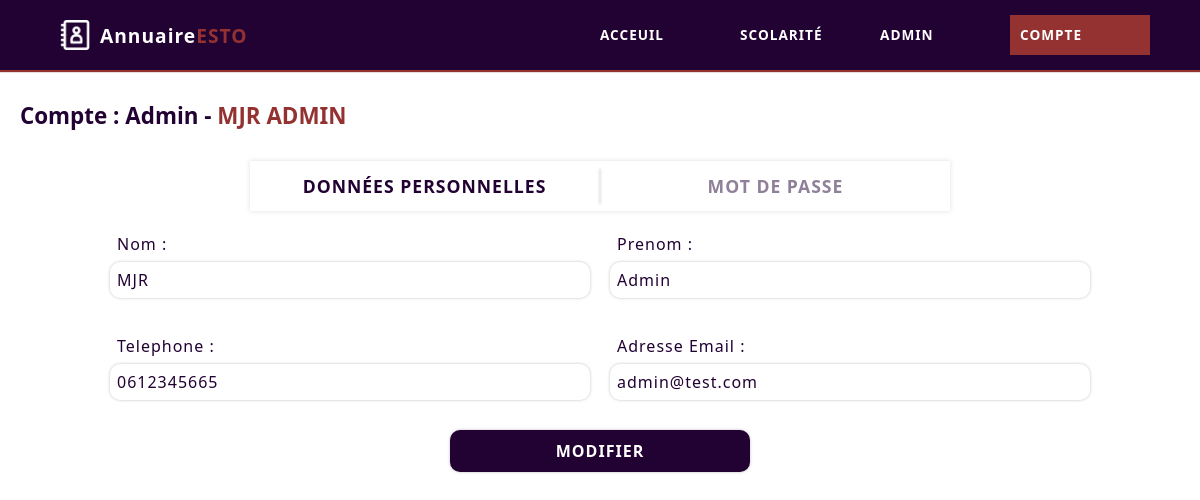
The app's page /Application/home/account.php (signed in) with its own data.
### tables this page shows
CREATE TABLE `user` (
  `user_id` int(11) NOT NULL,
  `nom` varchar(30) NOT NULL,
  `prenom` varchar(30) NOT NULL,
  `description` varchar(2) NOT NULL,
  `telephone` varchar(10) NOT NULL,
  `email` varchar(100) NOT NULL,
  `password` varchar(100) NOT NULL,
  `created_at` timestamp NOT NULL DEFAULT current_timestamp(),
  `verified` tinyint(1) NOT NULL DEFAULT 0
);

### Application/config/modify-messages.php (called while the page is built, shortened)
<?php
    $errorType = $error = $succes = '';
?>

### Application/config/functions.php (called while the page is built, shortened)
<?php
    function getConnection() {
        $dsn = 'mysql:host=localhost;dbname=annuaireESTO';
		$pdo = new PDO($dsn, 'root', '');
		$pdo->setAttribute(PDO::ATTR_DEFAULT_FETCH_MODE, PDO::FETCH_ASSOC);
        return $pdo;
    }
    function getUserBy($value, $column = 'user_id') {
        $pdo = getConnection();
        $query = "select * from user where $column = ?";
        $stmt = $pdo->prepare($query);
        $stmt->execute([$value]);
        $user = $stmt->fetchAll();
        if(count($user)) return $user[0];
        else return null;
    }
?>

### Application/home/account.php (the view, shortened to what this page needs)
<?php
    require_once('./../config/functions.php');
    require_once('./../config/modify-messages.php');
    $userType = [
        'ET' => 'Etudiant',
        'EN' => 'Enseignant',
        'FN' => 'Fonctionnaire',
        'AD' => 'Admin'
    ];
    $user = getUserBy($_SESSION['user_id']);
?>
<!DOCTYPE html>
<html lang="en">
<head>
    <link rel="stylesheet" href="./../css/home.css">
    <link rel="stylesheet" href="./../css/account.css">
</head>
<body>
    <nav class="main-nav">
        <a href="./home.php" class="nav-logo">
            <img src="./../icons/annuaire.png">
            <h2>Annuaire<span>ESTO</span></h2>
        </a>
        <ul class="nav-menu modal" data-modal-name="menu">
            <li>
                <a href="./home.php">Acceuil</a>
            </li>
            <?php if($_SESSION['user_type'] == 'AD' || $_SESSION['user_type'] == 'EN') : ?>
                <li>
                    <a href="./../scolarite/school.php">Scolarité</a>
                </li>
            <?php endif; ?>
            <?php if($_SESSION['user_type'] == 'AD') : ?>
                <li>
                    <a href="./../admin/verify-users.php">Admin</a>
                </li>
            <?php endif; ?>
            <li class="active">
                <a href="./account.php">Compte</a>
            </li>
        </ul>
    </nav>
    <div class="container">
        <div class="settings">
            <h1 class="settings-title">
                Compte : <?= $userType[$_SESSION['user_type']] ?> - <span><?= $_SESSION['nom'] ?> <?= $_SESSION['prenom'] ?></span>
            </h1>
            <div class="modify-options">
                <h2 class="modify-choices <?= $errorType == 'D' || $errorType == '' ? 'active' : '' ?>" onclick="showModifyForm(this)" data-form="data">
                    Données personnelles
                </h2>
                <hr>
                <h2 class="modify-choices <?= $errorType == 'P' ? 'active' : '' ?>" onclick="showModifyForm(this)" data-form="password">
                    Mot de passe
                </h2>
            </div>
            <form action="./../actions/modifyInfo.php" method="POST" class="modify-form personnal-data <?= $errorType == 'D' || $errorType == '' ? 'active' : '' ?>" id="modify-data">
                <div class="sub-form">
                    <div>
                        <label for="modify-nom">Nom :</label>
                        <input type="text" name="modify-nom" id="modify-nom" value="<?= $user['nom'] ?>">
                    </div>
                    <div>
                        <label for="modify-prenom">Prenom :</label>
                        <input type="text" name="modify-prenom" id="modify-prenom" value="<?= $user['prenom'] ?>">
                    </div>
                </div>
                <div class="sub-form">
                    <div>
                        <label for="modify-phone">Telephone :</label>
                        <input type="number" name="modify-phone" id="modify-phone"  value="<?= $user['telephone'] ?>">
                    </div>
                    <div>
                        <label for="modify-email">Adresse Email :</label>
                        <input type="email" name="modify-email" id="modify-email"  value="<?= $user['email'] ?>">
                    </div>
                </div>
                <div class="sub-form">
                    <div>
                        <input type="submit" value="Modifier" name="modify-submit" onclick="verifyModifyForm('data')">
                    </div>
                </div>
                <div class="sub-form">
                    <div>
                    </div>
                </div>
            </form>
        </div>
    </div>
</body>
</html>

### Application/css/home.css (style rules this page uses)
* { padding: 0; margin: 0; box-sizing: border-box; font-family: 'Segoe UI', Tahoma, Geneva, Verdana, sans-serif; }
body { width: 100%; height: 100vh; }
.main-nav { width: 100%; height: 70px; display: flex; align-items: center; justify-content: space-between; padding: 0px 50px; background-color: #220133; box-shadow: 0px 2px 1px #943232; position: fixed; z-index: 10000; }
.main-nav .nav-logo { display: flex; align-items: center; justify-content: center; text-decoration: none; }
.main-nav .nav-logo img { height: 30px; margin: 10px; filter: invert(1); }
.main-nav .nav-logo h2 { font-size: 1.2em; letter-spacing: 1px; word-spacing: 2px; color: #FFF; font-weight: 600; }
.main-nav .nav-logo h2 span { color: #943232; }
.main-nav .nav-menu { display: flex; align-items: center; justify-content: center; list-style-type: none; }
.main-nav .nav-menu li { text-transform: uppercase; font-size: .85em; font-weight: 600; letter-spacing: 1px; width: 140px; text-align: left; line-height: 40px; padding-left: 10px; position: relative; }
.main-nav .nav-menu li a { color: #FFF; text-decoration: none; width: 100%; text-align: center; transition: background-color 200ms ease-in-out, color 200ms ease-in-out; }
.main-nav .nav-menu li.active { background-color: #943232; }
.container { width: 100%; height: fit-content; max-width: 1300px; min-height: 100%; margin: auto; background-color: #FFF; box-shadow: 0px 0px 5px #00000055; padding: 80px 10px 10px 10px; }

### Application/css/account.css (style rules this page uses)
* { padding: 0; margin: 0; box-sizing: border-box; font-family: 'Segoe UI', Tahoma, Geneva, Verdana, sans-serif; }
body { width: 100%; height: 100%; }
.container { min-height: 100vh; }
.settings { width: 100%; height: 100%; padding: 10px; display: flex; flex-direction: column; }
.settings .settings-title { color: #220133; margin: 10px 0; font-size: 1.4em; }
.settings .settings-title span { color: #943232; text-transform: uppercase; }
.modify-options { align-self: center; width: 100%; max-width: 700px; display: flex; justify-content: space-between; align-items: center; height: 50px; box-shadow: 0px 0px 5px #22013322; margin-top: 20px; }
.modify-options hr { width: 2px; height: 70%; align-self: center; filter: blur(1px); border: 1px solid #22013322; }
.modify-options .modify-choices { width: 100%; text-align: center; color: #220133; text-transform: uppercase; font-size: 1.1em; user-select: none; cursor: pointer; height: 100%; line-height: 50px; opacity: .5; letter-spacing: 1px; pointer-events: unset; }
.modify-options .modify-choices.active { opacity: 1; pointer-events: none; }
.modify-form { width: 100%; margin: auto; max-width: 1000px; height: fit-content; transition: transform 400ms ease-in-out; display: none; }
.modify-form.active { display: unset; }
.modify-form .sub-form { display: flex; align-items: center; justify-content: space-between; }
.modify-form .sub-form > div { display: flex; flex-direction: column; width: 100%; padding: 15px 10px; }
.modify-form label { color: #220133; letter-spacing: 1px; margin: 7px; cursor: pointer; }
.modify-form input, .modify-form select { padding: 7px; border: none; outline: none; box-shadow: 0px 0px 3px #22013344; border-radius: 10px; font-size: 1em; color: #220133; letter-spacing: 1px; }
.modify-form input[type="submit"] { background-color: #220133; color: #FFF; transition: background-color 200ms ease-in-out; cursor: pointer; padding: 10px; width: 100%; max-width: 300px; align-self: center; text-transform: uppercase; font-weight: 600; }

### records on screen
user: modify-nom "MJR", modify-prenom "Admin", modify-phone "0612345665", modify-email "admin@test.com"

### other values on screen
$userType[$_SESSION['user_type']] "Admin"
$_SESSION['nom'] "MJR"
$_SESSION['prenom'] "ADMIN"
